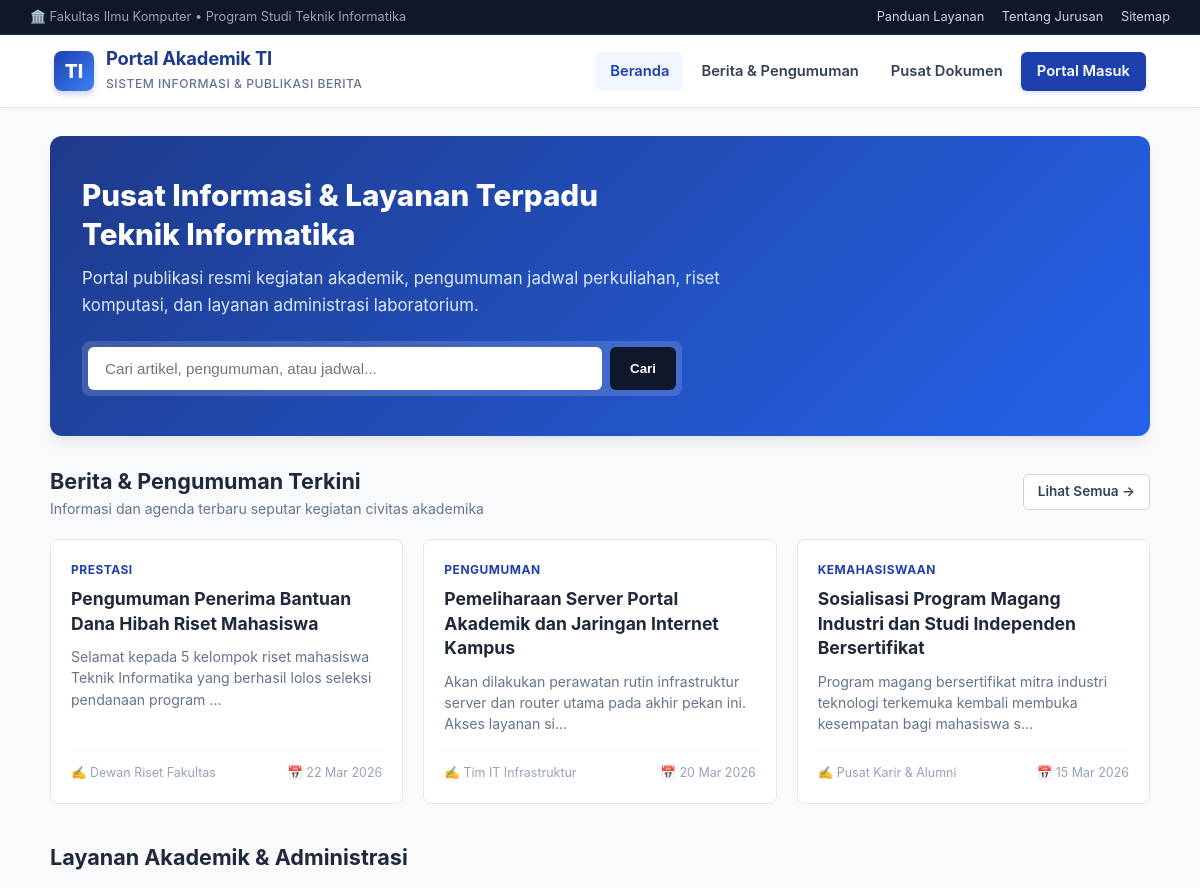
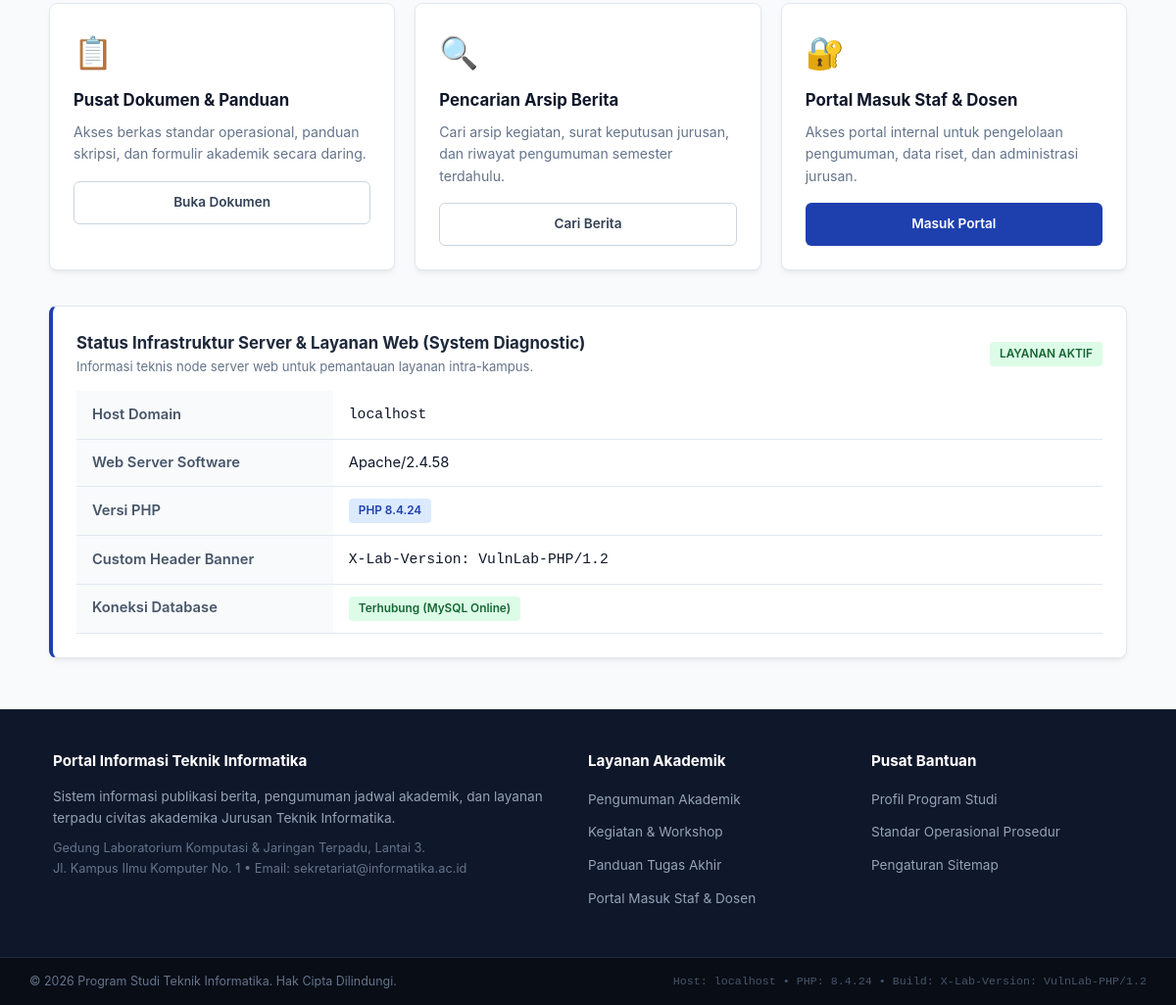
The page / on the database its author committed (2 pictures, top to bottom).
### tables this page shows
CREATE TABLE IF NOT EXISTS `posts` (
  `id` int(11) NOT NULL AUTO_INCREMENT,
  `title` varchar(255) NOT NULL,
  `category` varchar(100) NOT NULL,
  `content` text NOT NULL,
  `author` varchar(100) NOT NULL,
  `created_at` datetime NOT NULL DEFAULT CURRENT_TIMESTAMP,
  PRIMARY KEY (`id`)
);

### config.php (called while the page is built, shortened)
<?php
$db_host = "sql309.infinityfree.com";
$db_user = "if0_43275167";
$db_pass = "dvF8Yzj0QkT5jp";
$db_name = "if0_43275167_vulnlab";
try {
    $conn = @mysqli_connect($db_host, $db_user, $db_pass, $db_name);
    if ($conn) {
        $db_connected = true;
    } else {
        $db_connected = false;
        $db_error_message = mysqli_connect_error();
    }
} catch (Exception $e) {
    $db_connected = false;
    $db_error_message = $e->getMessage();
}
?>

### index.php (the view, shortened to what this page needs)
<?php
require_once __DIR__ . '/header.php';
$recent_posts = [];
if ($db_connected) {
    $res = @mysqli_query($conn, "SELECT id, title, category, content, author, created_at FROM posts ORDER BY id DESC LIMIT 3");
    if ($res) {
        while ($row = mysqli_fetch_assoc($res)) {
            $recent_posts[] = $row;
        }
    }
}
?>
<div class="container">
    <section class="hero-banner">
        <h2>Pusat Informasi & Layanan Terpadu<br>Teknik Informatika</h2>
        <p>
            Portal publikasi resmi kegiatan akademik, pengumuman jadwal perkuliahan, riset komputasi, dan layanan administrasi laboratorium.
        </p>
        <form action="search.php" method="GET" class="hero-search-box">
            <input type="text" name="q" class="hero-search-input" placeholder="Cari artikel, pengumuman, atau jadwal...">
            <button type="submit" class="btn-search">Cari</button>
        </form>
    </section>
    <section style="margin-bottom: 36px;">
        <div style="display: flex; justify-content: space-between; align-items: center; margin-bottom: 18px;">
            <div>
                <h3 style="font-size: 1.35rem; font-weight: 700; color: #1e293b;">Berita & Pengumuman Terkini</h3>
                <p style="color: var(--text-muted); font-size: 0.88rem;">Informasi dan agenda terbaru seputar kegiatan civitas akademika</p>
            </div>
            <a href="search.php" class="btn btn-outline" style="font-size: 0.85rem; padding: 6px 14px;">Lihat Semua &rarr;</a>
        </div>
        <?php if (!empty($recent_posts)): ?>
            <div class="grid-3">
                <?php foreach ($recent_posts as $post): ?>
                    <article class="news-card">
                        <div class="news-card-body">
                            <span class="news-category"><?= htmlspecialchars($post['category']); ?></span>
                            <h4 class="news-title"><?= htmlspecialchars($post['title']); ?></h4>
                            <p class="news-snippet">
                                <?= htmlspecialchars(mb_strimwidth($post['content'], 0, 110, "...")); ?>
                            </p>
                            <div class="news-meta">
                                <span>✍️ <?= htmlspecialchars($post['author']); ?></span>
                                <span>📅 <?= date('d M Y', strtotime($post['created_at'])); ?></span>
                            </div>
                        </div>
                    </article>
                <?php endforeach; ?>
            </div>
        <?php else: ?>
            <div class="alert alert-info">
                Belum ada artikel yang dimuat. Hubungkan database untuk melihat berita terbaru.
            </div>
        <?php endif; ?>
    </section>
    <section style="margin-bottom: 36px;">
        <h3 style="font-size: 1.35rem; font-weight: 700; color: #1e293b; margin-bottom: 16px;">Layanan Akademik & Administrasi</h3>
        <div class="grid-3">
            <div class="card" style="margin-bottom: 0;">
                <div style="font-size: 2rem; margin-bottom: 10px;">📋</div>
                <h4 style="font-size: 1.05rem; font-weight: 700; margin-bottom: 8px;">Pusat Dokumen & Panduan</h4>
                <p style="color: var(--text-muted); font-size: 0.88rem; margin-bottom: 16px;">
                    Akses berkas standar operasional, panduan skripsi, dan formulir akademik secara daring.
                </p>
                <a href="view.php?page=panduan_layanan.txt" class="btn btn-outline" style="font-size: 0.85rem; width: 100%;">Buka Dokumen</a>
            </div>
            <div class="card" style="margin-bottom: 0;">
                <div style="font-size: 2rem; margin-bottom: 10px;">🔍</div>
                <h4 style="font-size: 1.05rem; font-weight: 700; margin-bottom: 8px;">Pencarian Arsip Berita</h4>
                <p style="color: var(--text-muted); font-size: 0.88rem; margin-bottom: 16px;">
                    Cari arsip kegiatan, surat keputusan jurusan, dan riwayat pengumuman semester terdahulu.
                </p>
                <a href="search.php" class="btn btn-outline" style="font-size: 0.85rem; width: 100%;">Cari Berita</a>
            </div>
            <div class="card" style="margin-bottom: 0;">
                <div style="font-size: 2rem; margin-bottom: 10px;">🔐</div>
                <h4 style="font-size: 1.05rem; font-weight: 700; margin-bottom: 8px;">Portal Masuk Staf & Dosen</h4>
                <p style="color: var(--text-muted); font-size: 0.88rem; margin-bottom: 16px;">
                    Akses portal internal untuk pengelolaan pengumuman, data riset, dan administrasi jurusan.
                </p>
                <a href="login.php" class="btn btn-primary" style="font-size: 0.85rem; width: 100%;">Masuk Portal</a>
            </div>
        </div>
    </section>
    <section class="card" style="background: #ffffff; border-left: 4px solid var(--primary);">
        <div class="card-header" style="border-bottom: none; margin-bottom: 0; padding-bottom: 0;">
            <div>
                <h4 style="font-size: 1.05rem; font-weight: 700; color: #1e293b;">
                    Status Infrastruktur Server & Layanan Web (System Diagnostic)
                </h4>
                <p style="color: var(--text-muted); font-size: 0.82rem;">
                    Informasi teknis node server web untuk pemantauan layanan intra-kampus.
                </p>
            </div>
            <span class="badge badge-green">LAYANAN AKTIF</span>
        </div>
        <div class="table-responsive" style="margin-top: 14px;">
            <table>
                <tbody>
                    <tr>
                        <th style="width: 25%;">Host Domain</th>
                        <td><code><?= htmlspecialchars($_SERVER['HTTP_HOST'] ?? 'localhost'); ?></code></td>
                    </tr>
                    <tr>
                        <th>Web Server Software</th>
                        <td><?= htmlspecialchars($_SERVER['SERVER_SOFTWARE'] ?? 'Apache / LiteSpeed'); ?></td>
                    </tr>
                    <tr>
                        <th>Versi PHP</th>
                        <td><span class="badge badge-blue">PHP <?= htmlspecialchars(phpversion()); ?></span></td>
                    </tr>
                    <tr>
                        <th>Custom Header Banner</th>
                        <td><code>X-Lab-Version: VulnLab-PHP/1.2</code></td>
                    </tr>
                    <tr>
                        <th>Koneksi Database</th>
                        <td>
                            <?php if ($db_connected): ?>
                                <span class="badge badge-green">Terhubung (MySQL Online)</span>
                            <?php else: ?>
                                <span class="badge" style="background:#fee2e2; color:#b91c1c;">Belum Terhubung</span>
                            <?php endif; ?>
                        </td>
                    </tr>
                </tbody>
            </table>
        </div>
    </section>
</div>
<?php require_once __DIR__ . '/footer.php'; ?>

### header.php (style rules this page uses)
:root { --primary: #1e40af; --primary-dark: #1e3a8a; --primary-light: #3b82f6; --accent: #0ea5e9; --bg-page: #f8fafc; --bg-card: #ffffff; --text-main: #0f172a; --text-muted: #64748b; --border: #e2e8f0; --radius: 8px; --shadow: 0 4px 6px -1px rgba(0, 0, 0, 0.05), 0 2px 4px -2px rgba(0, 0, 0, 0.05); --shadow-lg: 0 10px 15px -3px rgba(0, 0, 0, 0.08), 0 4px 6px -4px rgba(0, 0, 0, 0.04); --font-sans: -apple-system, BlinkMacSystemFont, "Segoe UI", Roboto, "Helvetica Neue", Arial, sans-serif; --font-mono: SFMono-Regular, Consolas, "Liberation Mono", Menlo, monospace; }
* { box-sizing: border-box; margin: 0; padding: 0; }
body { background-color: var(--bg-page); color: var(--text-main); font-family: var(--font-sans); line-height: 1.6; min-height: 100vh; display: flex; flex-direction: column; }
.container { max-width: 1140px; width: 100%; margin: 28px auto; padding: 0 20px; flex: 1; }
.card { background: var(--bg-card); border: 1px solid var(--border); border-radius: var(--radius); padding: 24px; box-shadow: var(--shadow); margin-bottom: 24px; }
.card-header { display: flex; justify-content: space-between; align-items: center; border-bottom: 1px solid var(--border); padding-bottom: 14px; margin-bottom: 18px; }
.hero-banner { background: linear-gradient(135deg, #1e3a8a 0%, #2563eb 100%); color: #ffffff; border-radius: 12px; padding: 40px 32px; margin-bottom: 28px; box-shadow: var(--shadow-lg); position: relative; overflow: hidden; }
.hero-banner h2 { font-size: 1.85rem; font-weight: 800; margin-bottom: 12px; line-height: 1.3; }
.hero-banner p { font-size: 1.05rem; color: #dbeafe; max-width: 680px; margin-bottom: 22px; }
.hero-search-box { display: flex; gap: 8px; max-width: 600px; background: rgba(255, 255, 255, 0.15); padding: 6px; border-radius: 8px; backdrop-filter: blur(4px); }
.hero-search-input { flex: 1; padding: 12px 16px; border-radius: 6px; border: 1px solid rgba(255, 255, 255, 0.3); background: #ffffff; font-size: 0.95rem; outline: none; }
.btn-search { background-color: #0f172a; color: #ffffff; border: none; padding: 12px 20px; border-radius: 6px; font-weight: 600; cursor: pointer; transition: background 0.2s; }
.grid-3 { display: grid; grid-template-columns: repeat(auto-fit, minmax(320px, 1fr)); gap: 20px; }
.news-card { background: #ffffff; border: 1px solid var(--border); border-radius: 8px; overflow: hidden; display: flex; flex-direction: column; transition: transform 0.2s, box-shadow 0.2s; }
.news-card-body { padding: 20px; flex: 1; display: flex; flex-direction: column; }
.news-category { font-size: 0.75rem; font-weight: 700; text-transform: uppercase; color: var(--primary); letter-spacing: 0.5px; margin-bottom: 8px; }
.news-title { font-size: 1.1rem; font-weight: 700; color: #1e293b; margin-bottom: 10px; line-height: 1.4; }
.news-snippet { font-size: 0.88rem; color: var(--text-muted); margin-bottom: 16px; flex: 1; line-height: 1.5; }
.news-meta { font-size: 0.78rem; color: #94a3b8; border-top: 1px solid #f1f5f9; padding-top: 12px; display: flex; justify-content: space-between; }
.btn { display: inline-block; padding: 10px 20px; font-size: 0.92rem; font-weight: 600; text-decoration: none; border-radius: 6px; border: 1px solid transparent; cursor: pointer; transition: all 0.2s; text-align: center; }
.btn-primary { background-color: var(--primary); color: #ffffff; }
.btn-outline { background-color: #ffffff; color: #334155; border: 1px solid #cbd5e1; }
.badge { display: inline-block; padding: 3px 10px; font-size: 0.74rem; font-weight: 600; border-radius: 4px; }
.badge-blue { background: #dbeafe; color: #1e40af; }
.badge-green { background: #dcfce7; color: #166534; }
.table-responsive { overflow-x: auto; }
table { width: 100%; border-collapse: collapse; font-size: 0.92rem; text-align: left; }
th, td { padding: 12px 16px; border-bottom: 1px solid var(--border); }
th { background-color: #f8fafc; color: #475569; font-weight: 600; }

### rows shown on the page
posts: category "PRESTASI", title "Pengumuman Penerima Bantuan Dana Hibah Riset Mahasiswa", content "Selamat kepada 5 kelompok riset mahasiswa Teknik Informatika yang berhasil lolos seleksi pendanaan program ...", author "Dewan Riset Fakultas", created_at "22 Mar 2026"
posts: category "PENGUMUMAN", title "Pemeliharaan Server Portal Akademik dan Jaringan Internet Kampus", content "Akan dilakukan perawatan rutin infrastruktur server dan router utama pada akhir pekan ini. Akses layanan si...", author "Tim IT Infrastruktur", created_at "20 Mar 2026"
posts: category "KEMAHASISWAAN", title "Sosialisasi Program Magang Industri dan Studi Independen Bersertifikat", content "Program magang bersertifikat mitra industri teknologi terkemuka kembali membuka kesempatan bagi mahasiswa s...", author "Pusat Karir & Alumni", created_at "15 Mar 2026"

### other values the page prints
$_SERVER['HTTP_HOST'] "localhost"
$_SERVER['SERVER_SOFTWARE'] "Apache/2.4.58"
phpversion() "8.4.24"
